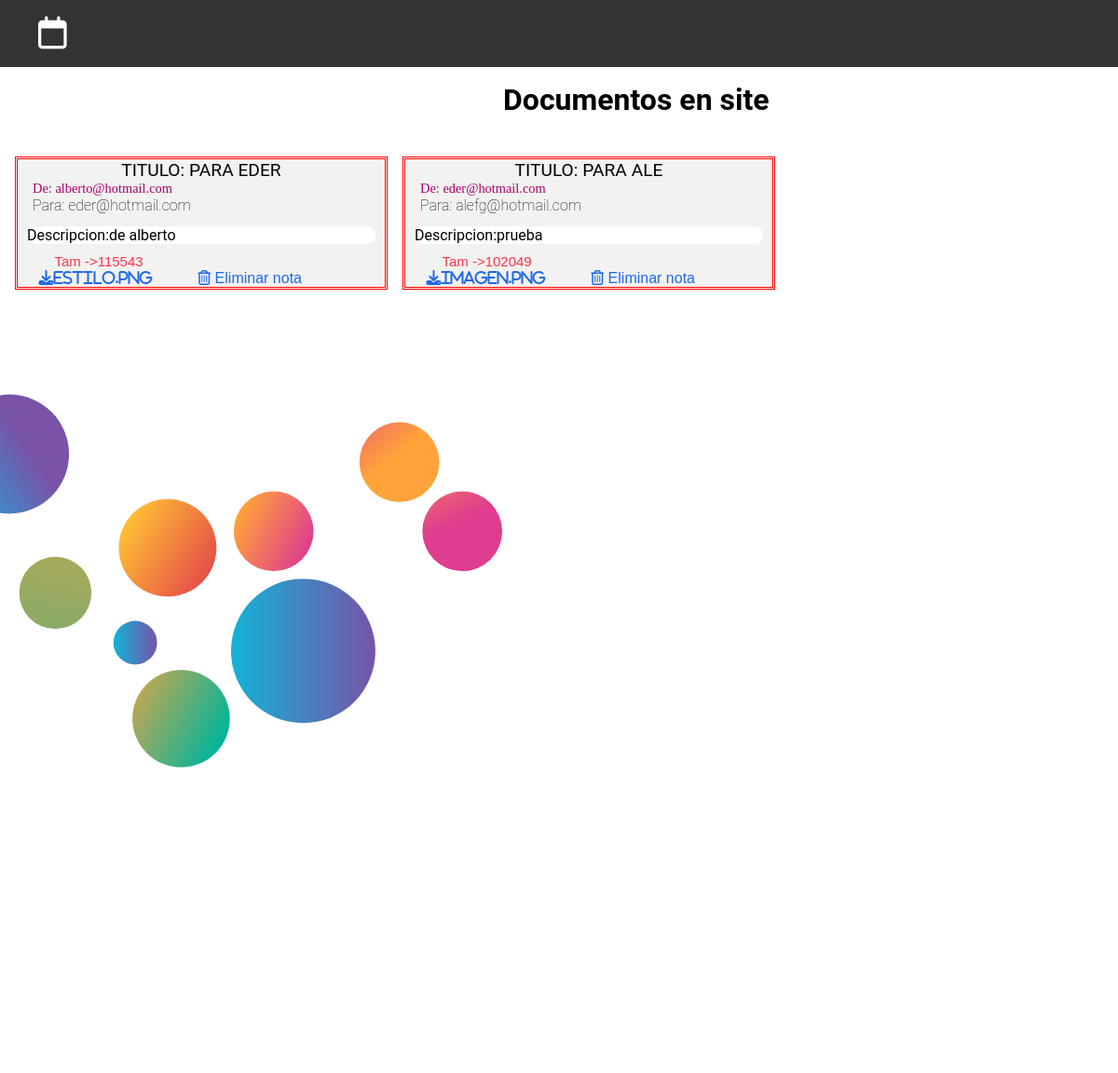
Page /verdocumentos.php on the committed database.
### tables this page shows
CREATE TABLE IF NOT EXISTS `archivos` (
  `email` varchar(50) DEFAULT NULL,
  `titulo` varchar(50) DEFAULT NULL,
  `destinatario` varchar(50) DEFAULT NULL,
  `descripcion` longtext DEFAULT NULL,
  `ruta` longtext DEFAULT NULL,
  `tipo` longtext DEFAULT NULL,
  `size` longtext DEFAULT NULL,
  `ID` int(11) NOT NULL AUTO_INCREMENT,
  PRIMARY KEY (`ID`)
);

### verdocumentos.php (the view, shortened to what this page needs)
<!DOCTYPE html>
<html lang="en">
<head>
    <link rel="stylesheet" href="./css/estilo_dashboard.css">
</head>
<body>
    <label for="btn-menu">
    <i class="far fa-calendar" id="btn"></i>
    </label>
    <section>
        <?php
        include_once ('./backend/base.php');
        ?>
        <div class="contenido">
        <ul>
            <li><a href="#" class="seccion"><?php echo$seccion;?></a></li>
        </ul>
        <ul>
        <li></li>
        </ul>
        </div>
    </section>
    <div class="contenedor">
<h1 class="tareas_pendientes">Documentos en site</h1>
<br>
    <div class="area-tareas">
      <?php
       $result2 = mysqli_query($conexion, "SELECT * FROM archivos");
      while($reg2 = mysqli_fetch_array($result2)){
          $titulo = $reg2[1];
          $destinatario = $reg2[0];
          $descripcion = $reg2[3];
          $ruta = $reg2[4];
          $size = $reg2[6];
          $ID = $reg2[7];
          $para = $reg2[2];
      if (isset($titulo)||isset($destinatario)||isset($descripcion)||isset($size)||isset($ruta)) {
        echo "<div class='tareas'>";
        echo "<div class='caja'>";
        echo "<h2 class='titulo'>Titulo: ".$titulo."</h2>";
        echo "<p class='destinatario'>De: ".$destinatario."</p>";
        echo "<p class='para'>Para: ".$para."</p>";
        echo "<p class='descripcion'>Descripcion:".$descripcion."</p>";
        echo "<p class='tamaño'>Tam ->".$size."</p>";
        ?>
        <a class="descarga" href='./archivos/<?php echo $ruta; ?>' target="_black"><i class="fas fa-download"><?php echo $ruta; ?></i></a>
        <a class="delete" href="./php/borranota.php?idnota='<?php echo $ID;?>'"><i class="far fa-trash-alt"></i> Eliminar nota </a>
        <?php echo "</div>";
      }else{
       ?><h1>No cuenta con notas</h1><?php
      }
    }
       ?>
       </div>
    </div>
    </div>
</body>
</html>

### css/estilo_dashboard.css (style rules this page uses)
:root { --color_barra: #F2F2F0; --rojo: #172126; --azul: #247cc0; --verde: #2ea268; }
* { padding: 0; margin: 0; list-style: none; text-decoration: none; box-sizing: border-box; }
body { font-family: 'Roboto', sans-serif; }
label #btn, label #cancel { position: absolute; cursor: pointer; }
label #btn { left: 40px; top: 10px; font-size: 35px; color: white; padding: 8px 1px; }
section { background-color: rgba(0, 0, 0, 0.8); height: 72px; transition: all .4s ease; }
section .contenido { display: flex; align-self: center; padding-top: 1.5rem; flex-direction: row-reverse; }
.contenedor { display: flex; justify-content: start; max-width: 90%; margin-left: 0px; transition: all .4s ease; }
svg { position: relative; top:0%; left:0%; transition: all .4s ease; z-index: -1; display: flex; flex: 1 100%; }
.tareas_pendientes { position: relative; text-align: center; display: flex; flex: 1 100%; top:1rem; }
.area-tareas { position: absolute; margin-top: 6rem; }
.area-tareas .tareas { display: flex; justify-content: center; width: auto; flex-wrap: wrap; }
.area-tareas .caja { width: 400px; border: double red; background-color: var(--color_barra); margin-bottom: 1rem; margin-left: 1rem; }
.titulo { text-align: center; text-transform: uppercase; font-family: 'Roboto', sans-serif; font-size: 1.2rem; font-weight: 400; }
.destinatario { margin-left: 1rem; color: #aa0070; font-size: .9rem; font-family: cursive; font-weight: 100; }
.para { margin-left: 1rem; color: black; font-style: normal; font-weight: 100; }
.descripcion { background: white; margin: 13px 10px 10px 10px; border-radius: 20px; }
.tamaño { margin-left: 10%; font-size: 15px; color: #FF334C; font-family: 'Work Sans', sans-serif; }
.descarga, .delete { text-decoration: none; font-family: 'Work Sans', sans-serif; font-weight: 200; font-size: 1rem; transition: .4s all; color: #1E69E8; margin: 1.4rem; }

### rows in the picture
archivos: titulo "PARA EDER", email "alberto@hotmail.com", destinatario "eder@hotmail.com", descripcion "de alberto", size "115543", ruta "estilo.png"
archivos: titulo "PARA ALE", email "eder@hotmail.com", destinatario "alefg@hotmail.com", descripcion "prueba", size "102049", ruta "imagen.png"
